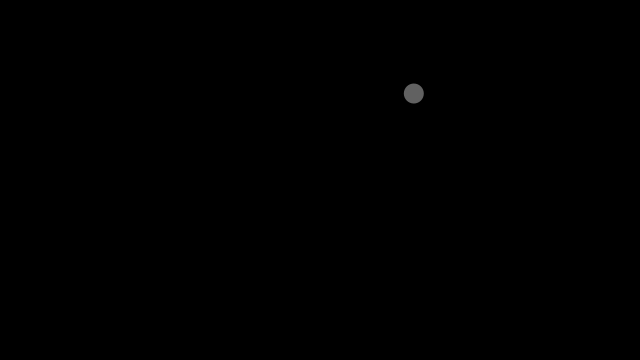
Frame 1 (no input)
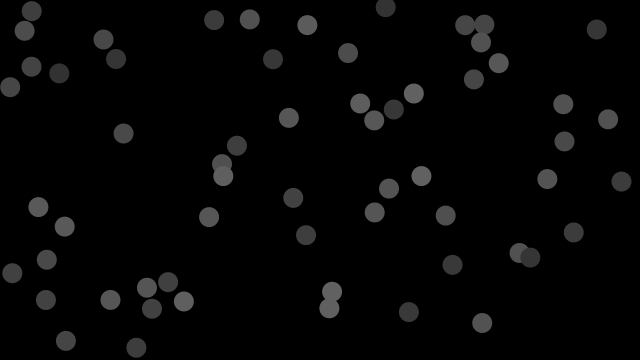
Frame 60 (the mouse pressed at the canvas centre just before this capture)
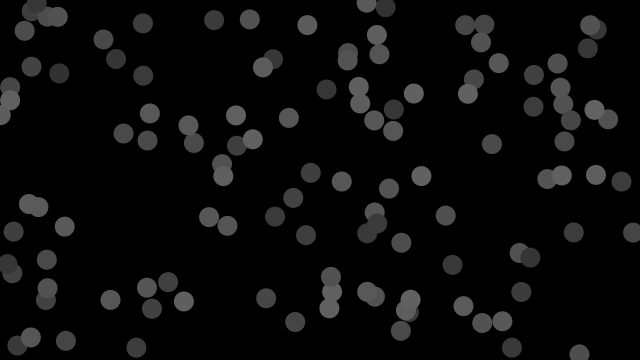
Frame 120 (the mouse held since frame 60 and released just before this capture)

The Processing sketch that drew these frames (run headless with seeded random() and noise(); from frame 60 on, the mouse is pressed at the canvas centre):

// Processing sketch: randomDot
// ── randomDot.pde
float x,y,r,g,b;

void setup(){
  size(640,360);
  background(0);
}
//void mousePressed(){
//background();

//}
void draw(){
  x=random(width);
  y=random(height);
  r=random(50,100);
  noStroke();
  fill(r);
  circle(x,y,20);
} 
